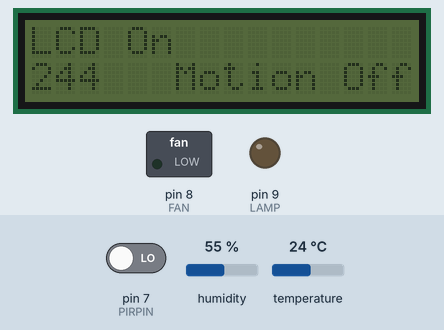
Recording of a sketch running on a simulated Arduino Uno, built with avr-gcc and run on an emulated ATmega328P. Shown: 16×2 character LCD, switched loads named in the sketch (green lamp = pin HIGH), output pins drawn as LEDs (lit = HIGH). Inputs (shaded band) come from the test bench; at power-on: pin 7 (PIRPIN) LOW, temperature 24 °C, humidity 55 %. What the sketch prints to the serial monitor is not drawn.

Above: at 3.3 s.
3.4 s: pin 7 (PIRPIN) driven HIGH
At 5.0 s:
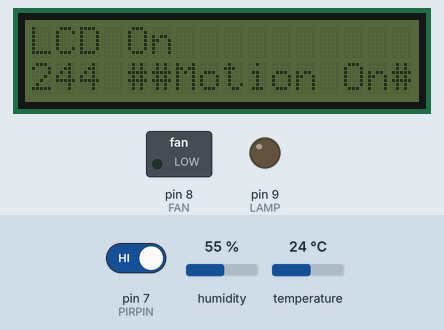
5.3 s: temperature set to 12 °C
At 6.6 s:
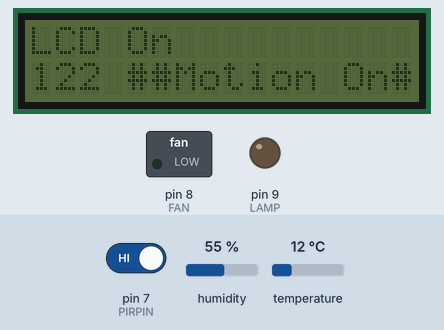
6.9 s: temperature set to 19 °C
At 7.6 s:
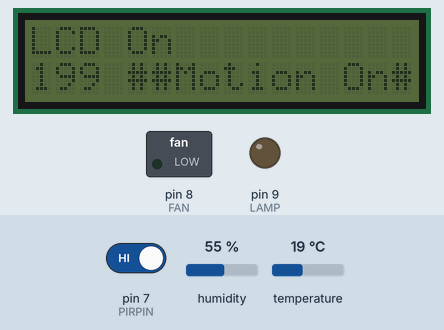
8.5 s: pin 7 (PIRPIN) driven LOW
At 9.1 s:
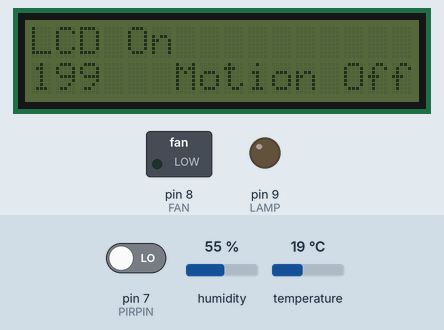
10.1 s: temperature set to 28 °C
At 10.7 s:
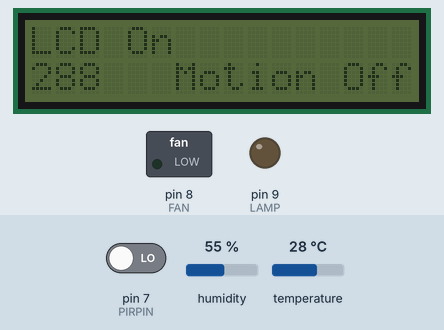
Timing chart, 0 to 12.7 s (numbered marks = the images above; inputs shaded):
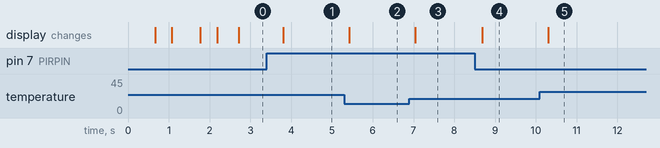

The sketch:

home_auto.ino
```cpp
/*
  RF_Sniffer

  Hacked from http://code.google.com/p/rc-switch/

  by @justy to provide a handy RF code sniffer
*/

#include <Wire.h>
#include <LiquidCrystal_I2C.h>
#include <dht11.h>


#include "RCSwitch.h"
#include <stdlib.h>
#include <stdio.h>
RCSwitch mySwitch = RCSwitch();
#define LAMP 9
#define FAN 8
#define DHT11PIN A3
#define PIRPIN 7
#define SPKR 6
LiquidCrystal_I2C lcd(0x27, 16, 2); // set the LCD address to 0x27 for a 20 chars and 4 line display
dht11 DHT11;


void setup() {
  mySwitch.enableReceive(0);  // Receiver on inerrupt 0 =&gt; that is pin #2
  pinMode(LAMP, OUTPUT);
  pinMode(FAN, OUTPUT);
  digitalWrite(FAN, LOW);
  digitalWrite(LAMP, LOW);
  pinMode(DHT11PIN, INPUT);
  pinMode(PIRPIN, INPUT);
  delay(300);
  Wire.begin();
  delay(300);
  lcd.init();
  delay(400);
  char msg[] = "LCD On";
  lcdPrint(msg, sizeof(msg) / sizeof(msg[0]));
  //lcd.backlight();
  delay(700);
  lcd.setCursor(0, 1);
  lcd.print(8);
  lcd.print(9);
  lcd.setCursor(0, 1);
  delay(400);
  Serial.begin(9600);
  Serial.println("test message");
}

void loop() {

  int val = digitalRead(PIRPIN);

  lcd.setCursor(4, 1);

  if(val == HIGH)
  {
    char msg[] = "##Motion On##";
    lcdPrint(msg, sizeof(msg) / sizeof(msg[0]));
  }
  else
  {
    char msg[] = "  Motion Off ";
    lcdPrint(msg, sizeof(msg) / sizeof(msg[0]));
  }

  lcd.setCursor(0, 0);

  if (mySwitch.available()) {
    int value = mySwitch.getReceivedValue();
    Serial.println(value);
    if (value == 0) {

    } else {
      if (mySwitch.getReceivedValue() == 400)
      {
        digitalWrite(LAMP, HIGH);
        char msg[] = "Lamp Off";
        lcdPrint(msg, sizeof(msg) / sizeof(msg[0]));
      }
      else if (mySwitch.getReceivedValue() == 500)
      {
        digitalWrite(LAMP, LOW);
        char msg[] = "Lamp On ";
        lcdPrint(msg, sizeof(msg) / sizeof(msg[0]));
      }
      else if (mySwitch.getReceivedValue() == 600)
      {
        char msg[] = "Fan On ";
        digitalWrite(FAN, HIGH);
        lcdPrint(msg, sizeof(msg) / sizeof(msg[0]));
      }
      else if (mySwitch.getReceivedValue() == 700)
      {
        char msg[] = "Fan Off";
        digitalWrite(FAN, LOW);
        lcdPrint(msg, sizeof(msg) / sizeof(msg[0]));
      }
      else if(mySwitch.getReceivedValue() == 1000)
      {
        tone();
      }
    }

    mySwitch.resetAvailable();
  }

  delay(500);
  displayTemp();
}

void tone()
{
  int count = 0;

  while(count < 5)
  {
    tone(SPKR, 3000); // Send 1KHz sound signal...
    delay(200);        // ...for 1 sec
    noTone(SPKR);     // Stop sound...
    delay(200);        // ...for 1sec
    count++;
  }
}

void displayTemp()
{
  lcd.setCursor(0, 1);
  int chk = DHT11.read(DHT11PIN);
  int temp = DHT11.temperature;
  int humid = DHT11.humidity;
  lcd.print(temp);
  int unit = temp - ((temp / 10) * 10);
  lcd.print(unit);
  lcd.setCursor(0, 0);
}

void lcdPrint(char ar[], int len)
{
  for (int i = 0; i < len - 1; i++)
    lcd.print(ar[i]);
}
```

Measured:
- after the input at 3.4 s, the display: changes after 0.41 s (image 1)
- after the input at 5.3 s, the display: changes after 0.12 s (image 2)
- after the input at 6.9 s, the display: changes after 0.15 s (image 3)
- after the input at 8.5 s, the display: changes after 0.19 s (image 4)
- after the input at 10.1 s, the display: changes after 0.20 s (image 5)
